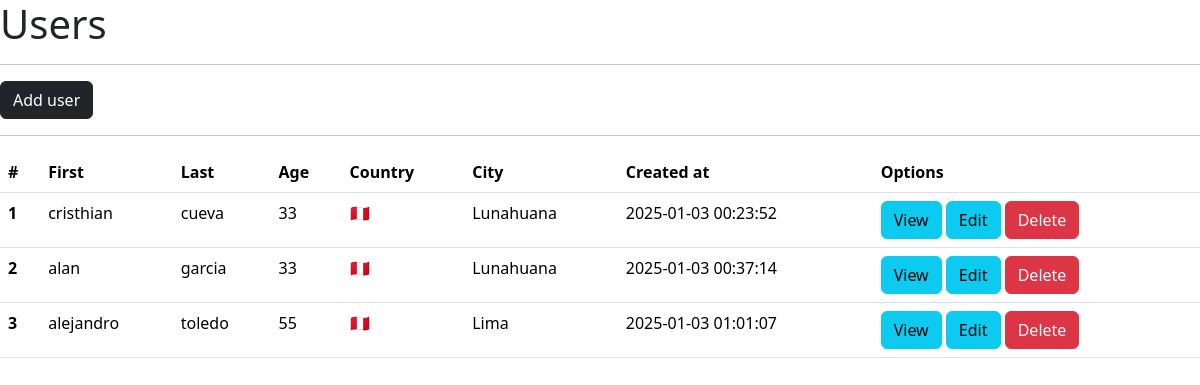
/users/, run on the app's committed database.
### main.py (models this page shows, shortened)
class User(db.Model):
    __tablename__ = "users"
    id = db.Column(db.Integer, primary_key=True, autoincrement=True)
    first_name = db.Column(db.String(150))
    last_name = db.Column(db.String(150))
    age = db.Column(db.Integer)
    country = db.Column(db.String(10))
    city = db.Column(db.String(150))
    created_at = db.Column(db.DateTime(timezone=True), server_default=func.now())

### main.py (the view)
@app.route("/users/")
def users():
    data = User.query.all()
    return render_template("users.html", items=data)

### templates/users.html (shortened to what this page needs)
{% extends 'base.html' %}
{% block body %}
<h1>Users</h1>
<hr>
<a href="{{ url_for('users_add') }}" class="btn btn-dark">Add user</a>
<hr>
<table class="table">
    <thead>
      <tr>
        <th scope="col">#</th>
        <th scope="col">First</th>
        <th scope="col">Last</th>
        <th scope="col">Age</th>
        <th scope="col">Country</th>
        <th scope="col">City</th>
        <th scope="col">Created at</th>
        <th scope="col">Options</th>
      </tr>
    </thead>
    <tbody>
      {% for item in items %}
      <tr>
        <th scope="row">{{ item.id }}</th>
        <td>{{ item.first_name }}</td>
        <td>{{ item.last_name }}</td>
        <td>{{ item.age }}</td>
        {% if item.country == "PE" %}
          <td>🇵🇪</td>
          {% else %}
          <td>{{ item.country }}</td>
        {% endif %}
        <td>{{ item.city }}</td>
        <td>{{ item.created_at.strftime('%Y-%m-%d %H:%M:%S') }}</td>
        <td>
            <a href="{{ url_for('users_by_id', id=item.id) }}" class="btn btn-info">View</a>
            <a href="{{ url_for('users_edit_by_id', id=item.id) }}" class="btn btn-info">Edit</a>
            <a href="{{ url_for('users_delete_by_id', id=item.id) }}" class="btn btn-danger">Delete</a>
        </td>
      </tr>
      {% endfor %}
    </tbody>
  </table>
{% endblock %}

### templates/base.html (shortened to what this page needs)
<!doctype html>
<html lang="en">
  <head>
    <link href="https://cdn.jsdelivr.net/npm/bootstrap@5.3.3/dist/css/bootstrap.min.css" rel="stylesheet">
</head>
  <body>
    {% block body %}
    {% endblock %}
  </body>
</html>

### data on the page
User: id "1", first_name "cristhian", last_name "cueva", age "33", city "Lunahuana", created_at "2025-01-03 00:23:52"
User: id "2", first_name "alan", last_name "garcia", age "33", city "Lunahuana", created_at "2025-01-03 00:37:14"
User: id "3", first_name "alejandro", last_name "toledo", age "55", city "Lima", created_at "2025-01-03 01:01:07"
